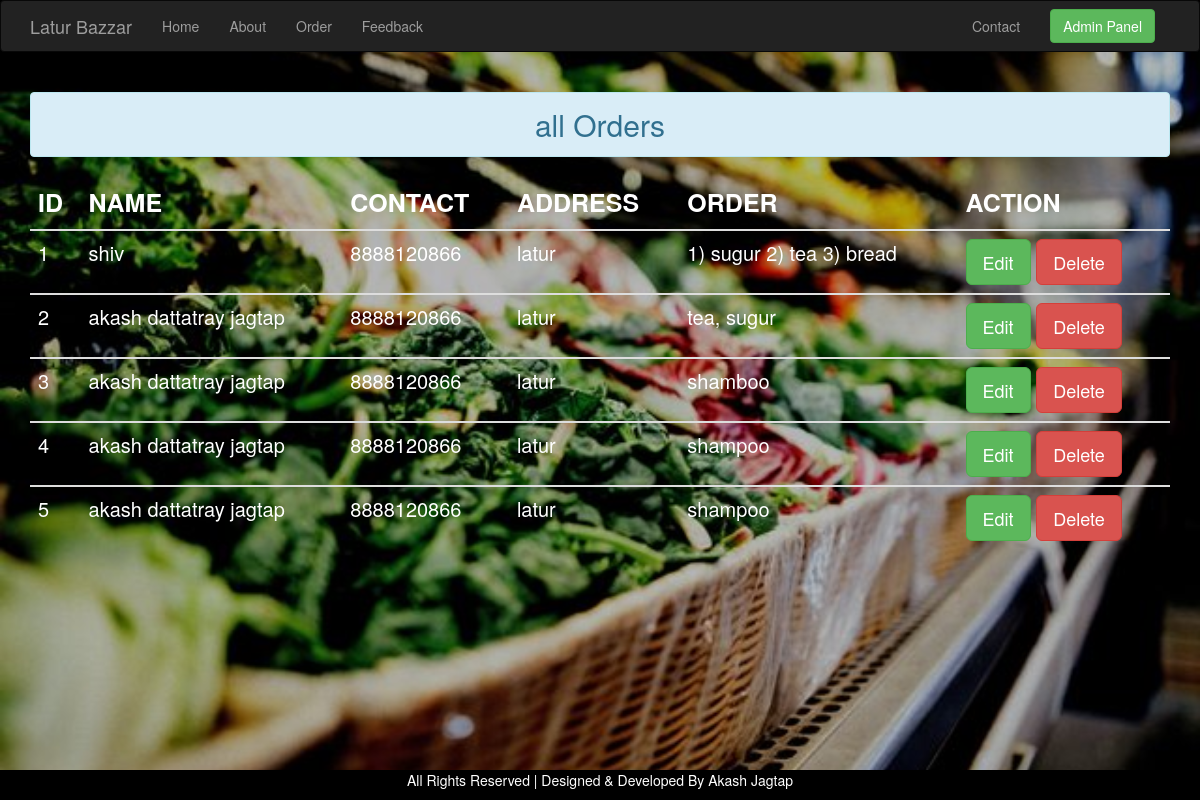
/orderdata, run on the app's committed database.
### testapp/models.py (models this page shows)
class data(models.Model):
    name=models.CharField(max_length=100)
    contact=models.IntegerField()
    address=models.CharField(max_length=500)
    order=models.CharField(max_length=5000)
    status=models.CharField(max_length=10)

### testapp/views.py (the view)
# urls.py: path('orderdata',views.order_data, name='orderdata'),
def order_data(request):
    da=data.objects.all()
    return render(request,'orderdata.html',{'da':da})

### templates/orderdata.html (shortened to what this page needs)
{%extends 'base.html'%}
{%load static%}
{%block body%}
       <h2 class="text-center alert alert-info">all Orders</h2>
       <div class="row">
         <div class="col-sm-12">
            {%if da%}
       <table class="table" style="color:white;">
         <thead>
           <tr style="font-size:25px;">
             <th class="col">ID</th>
             <th class="col">NAME</th>
             <th class="col">CONTACT</th>
             <th class="col">ADDRESS</th>
             <th class="col">ORDER</th>
             <th class="col">ACTION</th>
           </tr>
         </thead>
         {%for d in da%}
         <tbody>
           <tr style="font-size:20px;">
             <td scope='row'>{{d.id}}</td>
             <td>{{d.name}}</td>
             <td>{{d.contact}}</td>
             <td>{{d.address}}</td>
             <td>{{d.order}}</td>
             <td>
               <form method="post" action="{%url 'delete' d.id %}" class="form-inline">
                 <a href="{%url 'update' d.id %}" class="btn btn-success btn-lg">Edit</a>
                 <input type="submit" class="btn btn-danger btn-lg" value="Delete">
               </form>
             </td>
           </tr>
         </tbody>
         {%endfor%}
       </table>
       {%else%}
       <h1 class="alert alert-danger">No Records</h1>
       {%endif%}
         </div>
      </div>
{%endblock%}

### templates/base.html (shortened to what this page needs)
<!DOCTYPE html>
{%load static%}
<html lang="en" dir="ltr">
  <head>
    <link rel="stylesheet" href="{%static 'css/base.css'%}">
    <link rel="stylesheet" href="{%static 'css/bootstrap.css'%}">
  </head>
  <body class="img">
     <nav class="navbar navbar-default navbar-inverse">
       <div class="container">
           <div class="navbar-header">
                <a href="{%url 'index'%}" class="navbar-brand"> Latur Bazzar</a>
           </div>
           <div class="collapse navbar-collapse" id="akash">
             <ul class="nav navbar-nav mr-auto">
               <li class="nav-item"><a href="{%url 'index'%}">Home</a></li>
               <li class="nav-item"><a href="{%url 'about'%}">About</a></li>
               <li class="nav-item"><a href="{%url 'order'%}">Order</a></li>
               <li class="nav-item"><a href="{%url 'feedback'%}">Feedback</a></li>
             </ul>
             <ul class="nav navbar-nav navbar-right">
                  <li class="nav-item"><a href="{%url 'contact'%}">Contact</a></li>
                  <li class="nav-item">
                      <form class="navbar-form">
                          <div class="form-group">
                            {%if user.is_authenticated%}
                              <input type="button" class="btn btn-success" data-toggle="modal" data-target="#signup" value="Register"></input>
                            {%else%}
                              <input type="button" class="btn btn-success" data-toggle="modal" data-target="#login" value="Admin Panel"></input>
                            {%endif%}
                          </div>
                      </form>
                  </li>
             </ul>
           </div>
       </div>
     </nav>
<div class="container">
       {%block body%}
       {%endblock%}
 </div>
 <footer>
   <div class="footer">
      <p>All Rights Reserved | Designed & Developed By Akash Jagtap</p>
   </div>
 </footer>
  </body>
</html>

### static/css/base.css (style rules this page uses)
body { background-repeat:no-repeat; background-size:cover; background-attachment: fixed; background-blend-mode: darken; }

### data on the page
data: id "1", name "shiv", contact "8888120866", address "latur", order "1) sugur 2) tea 3) bread"
data: id "2", name "akash dattatray jagtap", contact "8888120866", address "latur", order "tea, sugur"
data: id "3", name "akash dattatray jagtap", contact "8888120866", address "latur", order "shamboo"
data: id "4", name "akash dattatray jagtap", contact "8888120866", address "latur", order "shampoo"
data: id "5", name "akash dattatray jagtap", contact "8888120866", address "latur", order "shampoo"
